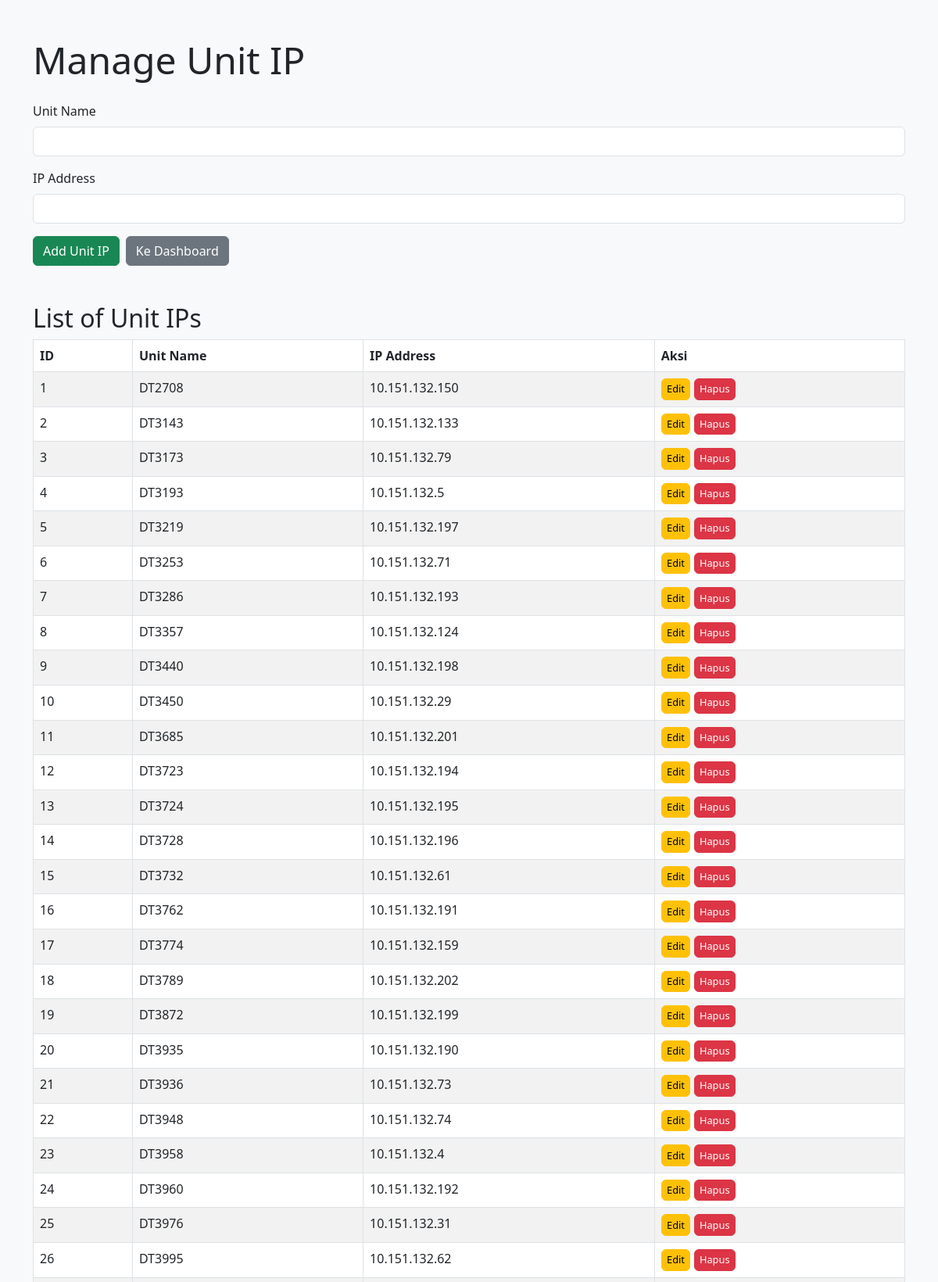
Screenshot of /unit_ip.php (upper part) with the database file from the repository.
### tables this page shows
CREATE TABLE `unit_ip` (
  `id` int NOT NULL,
  `unit_name` varchar(50) NOT NULL,
  `ip_address` varchar(15) NOT NULL
);

### unit_ip.php (the view, shortened to what this page needs)
<?php
$servername = "localhost";
$username = "root";
$password = "";
$dbname = "dailycheck";
$conn = new mysqli($servername, $username, $password, $dbname);
$sql = "SELECT * FROM unit_ip";
$result = $conn->query($sql);
$units = [];
if ($result->num_rows > 0) {
    while ($row = $result->fetch_assoc()) {
        $units[] = $row;
    }
}
?>
<!DOCTYPE html>
<html lang="en">
<head>
    <link href="https://cdn.jsdelivr.net/npm/bootstrap@5.3.0/dist/css/bootstrap.min.css" rel="stylesheet">
</head>
<body class="bg-light">
    <div class="container mt-5">
        <h1 class="display-5 mb-4">Manage Unit IP</h1>
        <form method="POST" action="">
            <div class="mb-3">
                <label for="unit_name" class="form-label">Unit Name</label>
                <input type="text" id="unit_name" name="unit_name" class="form-control" required>
            </div>
            <div class="mb-3">
                <label for="ip_address" class="form-label">IP Address</label>
                <input type="text" id="ip_address" name="ip_address" class="form-control" required>
            </div>
<div class="d-flex gap-2">
<button type="submit" class="btn btn-success">Add Unit IP</button>
    <a href="dashboard.php" class="btn btn-secondary">Ke Dashboard</a>
</div>
        <h2 class="mt-5">List of Unit IPs</h2>
        <table class="table table-bordered table-striped">
            <thead>
                <tr>
                    <th>ID</th>
                    <th>Unit Name</th>
                    <th>IP Address</th>
                    <th>Aksi</th>
                </tr>
            </thead>
            <tbody>
                <?php foreach ($units as $unit): ?>
                <tr>
                    <td><?= htmlspecialchars($unit['id']) ?></td>
                    <td><?= htmlspecialchars($unit['unit_name']) ?></td>
                    <td><?= htmlspecialchars($unit['ip_address']) ?></td>
                    <td>
                        <a href="edit_unit_ip.php?id=<?= $unit['id'] ?>" class="btn btn-warning btn-action">Edit</a>
                        <a href="?delete_id=<?= $unit['id'] ?>" class="btn btn-danger btn-action" onclick="return confirm('Apakah Anda yakin ingin menghapus unit ini?');">Hapus</a>
                    </td>
                </tr>
                <?php endforeach; ?>
            </tbody>
        </table>
    </div>
</body>
</html>

### unit_ip.php (style rules this page uses)
.btn-action { padding: 0.2rem 0.4rem; font-size: 0.8rem; }

### rows the page displays
unit_ip: id "1", unit_name "DT2708", ip_address "10.151.132.150"
unit_ip: id "2", unit_name "DT3143", ip_address "10.151.132.133"
unit_ip: id "3", unit_name "DT3173", ip_address "10.151.132.79"
unit_ip: id "4", unit_name "DT3193", ip_address "10.151.132.5"
unit_ip: id "5", unit_name "DT3219", ip_address "10.151.132.197"
unit_ip: id "6", unit_name "DT3253", ip_address "10.151.132.71"
unit_ip: id "7", unit_name "DT3286", ip_address "10.151.132.193"
unit_ip: id "8", unit_name "DT3357", ip_address "10.151.132.124"
unit_ip: id "9", unit_name "DT3440", ip_address "10.151.132.198"
unit_ip: id "10", unit_name "DT3450", ip_address "10.151.132.29"
unit_ip: id "11", unit_name "DT3685", ip_address "10.151.132.201"
unit_ip: id "12", unit_name "DT3723", ip_address "10.151.132.194"
unit_ip: id "13", unit_name "DT3724", ip_address "10.151.132.195"
unit_ip: id "14", unit_name "DT3728", ip_address "10.151.132.196"
unit_ip: id "15", unit_name "DT3732", ip_address "10.151.132.61"
unit_ip: id "16", unit_name "DT3762", ip_address "10.151.132.191"
unit_ip: id "17", unit_name "DT3774", ip_address "10.151.132.159"
unit_ip: id "18", unit_name "DT3789", ip_address "10.151.132.202"
unit_ip: id "19", unit_name "DT3872", ip_address "10.151.132.199"
unit_ip: id "20", unit_name "DT3935", ip_address "10.151.132.190"
unit_ip: id "21", unit_name "DT3936", ip_address "10.151.132.73"
unit_ip: id "22", unit_name "DT3948", ip_address "10.151.132.74"
unit_ip: id "23", unit_name "DT3958", ip_address "10.151.132.4"
unit_ip: id "24", unit_name "DT3960", ip_address "10.151.132.192"
unit_ip: id "25", unit_name "DT3976", ip_address "10.151.132.31"
unit_ip: id "26", unit_name "DT3995", ip_address "10.151.132.62"
